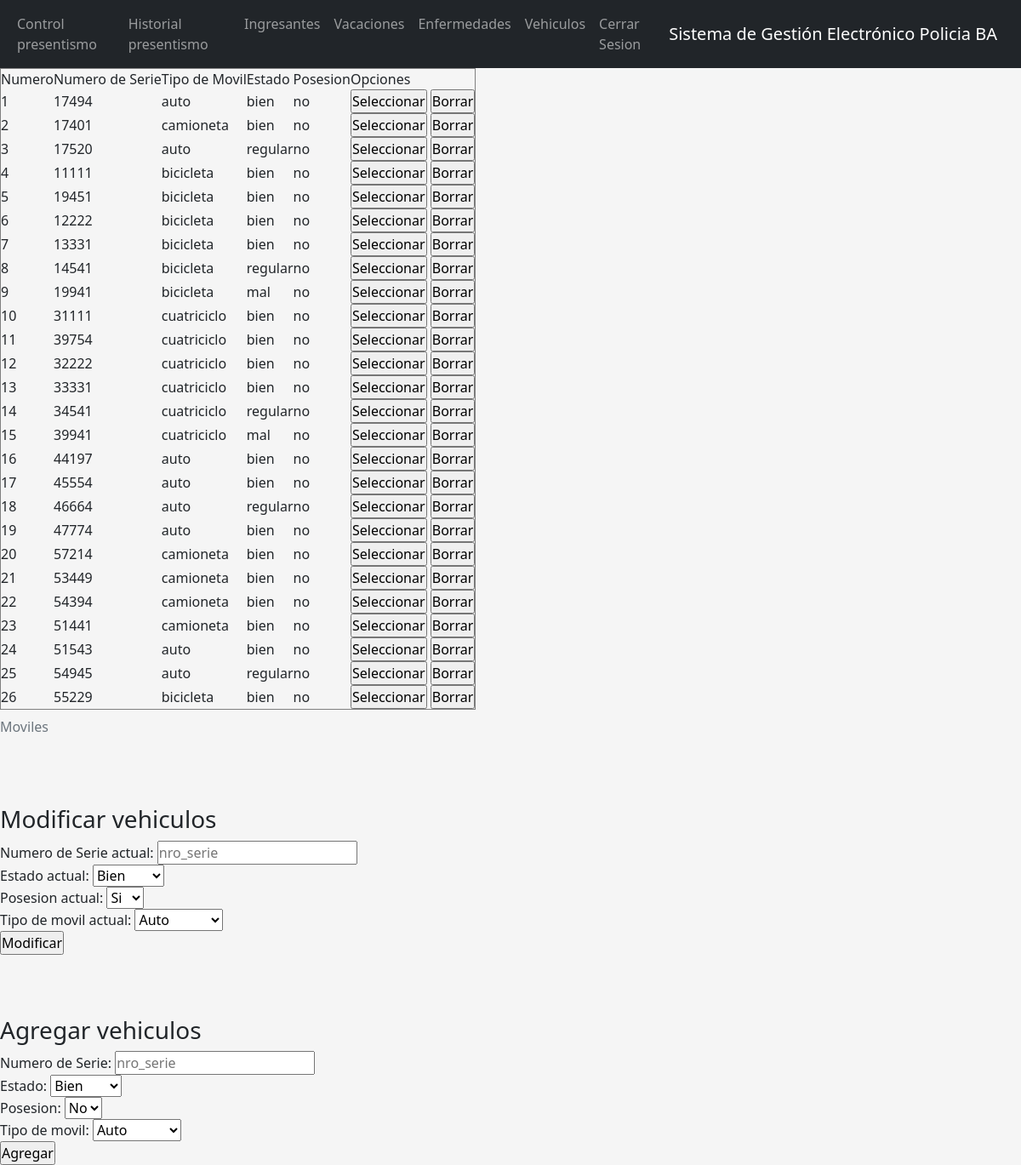
Page /administradores/vehiculos.php (signed in) on the committed database.
### tables this page shows
CREATE TABLE `moviles` (
  `movil_id` int(11) NOT NULL,
  `nro_serie` int(11) NOT NULL,
  `tipo_movil` varchar(50) NOT NULL,
  `estado` varchar(50) NOT NULL,
  `posesion` int(5) NOT NULL,
  `fecha_borrado` date DEFAULT NULL
);

### administradores/vehiculos.php (the view, shortened to what this page needs)
<?php
    include("../conexion.php");
    $sql="SELECT movil_id , nro_serie ,tipo_movil , estado , posesion FROM moviles WHERE estado <>'borrado' ";
    $rta= mysqli_query($conexion,$sql) or
    die("Problemas en el select:".mysqli_error($conexion));
    $numero=1;
    $posesion = (isset($_REQUEST['posesion']))?$_REQUEST['posesion']:"";
    $tipo_movil = (isset($_REQUEST['tipo_movil']))?$_REQUEST['tipo_movil']:"";
    $estado= (isset($_REQUEST['estado']))?$_REQUEST['estado']:"";
    $nro_serie= (isset($_REQUEST['nro_serie']))?$_REQUEST['nro_serie']:"";;
    include("cabeceraA.php");
?>
    <table border="1">
        <caption>Moviles</caption>
        <tr>
            <td>Numero</td>
            <td>Numero de Serie</td>
            <td>Tipo de Movil</td>
            <td>Estado</td>
            <td>Posesion</td>
            <td>Opciones</td>
        </tr>
    <?php
        while ($mostrar = mysqli_fetch_array($rta))
        {
    ?>
        <tr>
            <td> <?php echo $numero ?> </td>
            <td> <?php echo $mostrar['nro_serie'] ?> </td>
            <td> <?php echo $mostrar['tipo_movil'] ?> </td>
            <td> <?php echo $mostrar['estado'] ?> </td>
            <td> <?php
                    if ($mostrar['posesion'] == "si" ){
                        echo "si";
                    }
                    else{
                        echo"no";
                    }
                 ?>
            </td>
            <td>
                <form method="POST">
                    <input type="submit" name="opcion" value="Seleccionar">
                    <input type="submit" name="opcion" value="Borrar">
                </form>
            </td>
        </tr>
    <?php
        $numero++;
        }
    ?>
    </table>
    <br><br><br>
    <form method="POST">
        <h3>Modificar vehiculos</h3>
        Numero de Serie actual:
        <input type="text" name="nro_serie" value="<?php echo $nro_serie;?>" placeholder="nro_serie"><br>
        Estado actual: <?php echo $estado;?>
        <select name="estado">
            <option value="bien" <?php echo ($estado=="bien")?"selected":""; ?> >Bien</option>
        </select><br>
        Posesion actual: <?php echo $posesion;?>
        <select name="posesion">
            <option value="si" <?php echo ($posesion=="si")?"selected":""; ?> >Si</option>
        </select><br>
        Tipo de movil actual: <?php echo $tipo_movil;?>
        <select name="tipo_movil">
            <option value="auto" <?php echo ($tipo_movil=="auto")?"selected":""; ?> >Auto</option>
        </select><br>
        <input type="submit" name="opcion" value="Modificar">
    </form>
    <br><br><br>
    <form method="POST">
        <h3>Agregar vehiculos</h3>
        Numero de Serie:
        <input type="text" name="nro_serie" placeholder="nro_serie"><br>
        Estado:
        <select name="estado">
            <option value="bien" >Bien</option>
        </select><br>
        Posesion:
        <select name="posesion">
            <option value="no" selected>No</option>
        </select><br>
        Tipo de movil:
        <select name="tipo_movil">
            <option value="auto">Auto</option>
        </select><br>
        <input type="submit" name="opcion" value="Agregar">
    </form>
</body>
</html>

### estilos/index.css (style rules this page uses)
* { padding: 0; margin: 0; }
body { background-color: whitesmoke; }

### rows in the picture
moviles: nro_serie "17494", tipo_movil "auto", estado "bien", posesion "no"
moviles: nro_serie "17401", tipo_movil "camioneta", estado "bien", posesion "no"
moviles: nro_serie "17520", tipo_movil "auto", estado "regular", posesion "no"
moviles: nro_serie "11111", tipo_movil "bicicleta", estado "bien", posesion "no"
moviles: nro_serie "19451", tipo_movil "bicicleta", estado "bien", posesion "no"
moviles: nro_serie "12222", tipo_movil "bicicleta", estado "bien", posesion "no"
moviles: nro_serie "13331", tipo_movil "bicicleta", estado "bien", posesion "no"
moviles: nro_serie "14541", tipo_movil "bicicleta", estado "regular", posesion "no"
moviles: nro_serie "19941", tipo_movil "bicicleta", estado "mal", posesion "no"
moviles: nro_serie "31111", tipo_movil "cuatriciclo", estado "bien", posesion "no"
moviles: nro_serie "39754", tipo_movil "cuatriciclo", estado "bien", posesion "no"
moviles: nro_serie "32222", tipo_movil "cuatriciclo", estado "bien", posesion "no"
moviles: nro_serie "33331", tipo_movil "cuatriciclo", estado "bien", posesion "no"
moviles: nro_serie "34541", tipo_movil "cuatriciclo", estado "regular", posesion "no"
moviles: nro_serie "39941", tipo_movil "cuatriciclo", estado "mal", posesion "no"
moviles: nro_serie "44197", tipo_movil "auto", estado "bien", posesion "no"
moviles: nro_serie "45554", tipo_movil "auto", estado "bien", posesion "no"
moviles: nro_serie "46664", tipo_movil "auto", estado "regular", posesion "no"
moviles: nro_serie "47774", tipo_movil "auto", estado "bien", posesion "no"
moviles: nro_serie "57214", tipo_movil "camioneta", estado "bien", posesion "no"
moviles: nro_serie "53449", tipo_movil "camioneta", estado "bien", posesion "no"
moviles: nro_serie "54394", tipo_movil "camioneta", estado "bien", posesion "no"
moviles: nro_serie "51441", tipo_movil "camioneta", estado "bien", posesion "no"
moviles: nro_serie "51543", tipo_movil "auto", estado "bien", posesion "no"
moviles: nro_serie "54945", tipo_movil "auto", estado "regular", posesion "no"
moviles: nro_serie "55229", tipo_movil "bicicleta", estado "bien", posesion "no"
